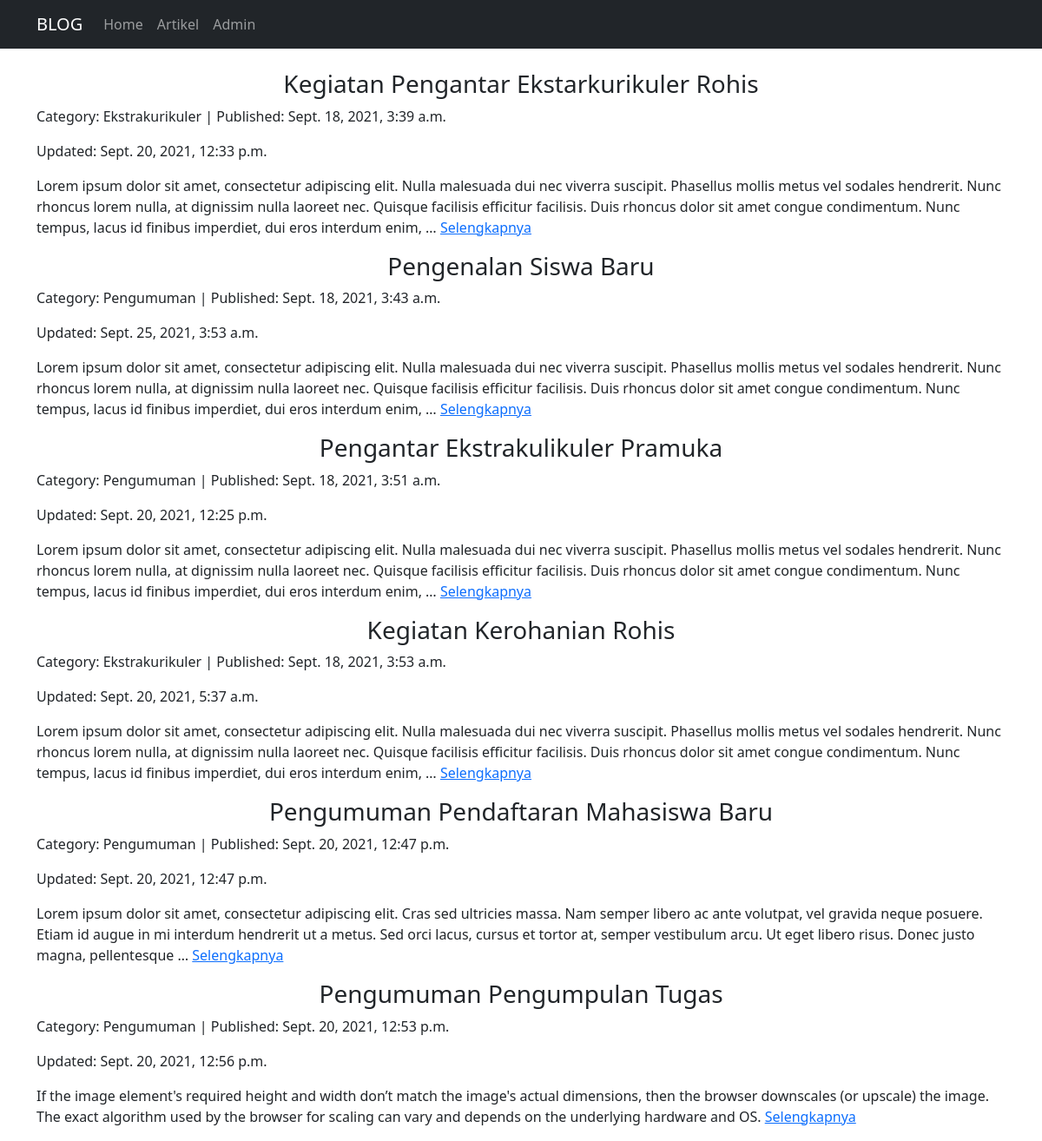
Page /artikel/ on the committed database.
### artikel/models.py (models this page shows, shortened)
class Artikel(models.Model):
    judul    = models.CharField(max_length= 255)
    isi      = models.TextField()
    KATEGORI = [
        ('Jurnal', 'Jurnal'),
        ('Berita', 'Berita'),
        ('Pengumuman', 'Pengumuman'),
        ('Ekstrakurikuler', 'Ekstrakurikuler'),
    ]
    kategori = models.CharField(max_length= 20, choices= KATEGORI)
    published = models.DateTimeField(auto_now_add=True)
    updated = models.DateTimeField(auto_now=True)
    slug = models.SlugField(blank=True, editable=False)
    image = models.ImageField(null=True, blank=True)

### artikel/views.py (the view)
# urls.py: path('', ArtikelListView.as_view(), name='list'),
class ArtikelListView(ListView):
    model = Artikel
    template_name = "artikel/artikel_list.html"
    context_object_name = 'artikel_list'

### artikel/templates/artikel/artikel_list.html (shortened to what this page needs)
{% extends 'base.html' %}
{% load static %}
{% block contents %}
{% for artikel in artikel_list %}
    <h3 style="justify-self: center">{{ artikel.judul }}</h3>
    <p>Category: {{ artikel.kategori }} | Published: {{ artikel.published }}</p>
    <p>Updated: {{ artikel.updated }}</p>
    <p>{{ artikel.isi|truncatewords:50 }} <a href="{% url 'artikel:detail' artikel.slug %}"> Selengkapnya</a></p>
{% endfor %}
{% endblock contents %}

### templates/base.html (shortened to what this page needs)
{% load static %}
<html>
    <head>
        {% include 'snippets/styles.html' %}
    </head>
    <body>
        {% include 'snippets/navbar.html' %}
        <div class="container" style='margin-top: 80px'>
            {% block contents %}
            {% endblock contents %}
        </div>
    </body>
</html>

### templates/snippets/styles.html
{% load static %}
<link rel="stylesheet" type="text/css" href="{% static 'vendor/bootstrap/css/bootstrap.min.css' %}">

### templates/snippets/navbar.html (shortened to what this page needs)
 <nav class="navbar fixed-top navbar-expand-lg navbar-dark bg-dark">
        <div class="container">
            <a class="navbar-brand" href="{% url 'home' %}">BLOG</a>
            <div class="collapse navbar-collapse" id="navbarNavDropdown">
            <ul class="navbar-nav">
                <li class="nav-item">
                <a class="nav-link" aria-current="page" href="{% url 'home' %}">Home</a>
                </li>
                <li class="nav-item">
                <a class="nav-link" href="{% url 'artikel:list' %}">Artikel</a>
                </li>
                 <li class="nav-item">
                <a class="nav-link" href="/admin">Admin</a>
                </li>
            </ul>
            </div>
        </div>
        </nav>

### templates/snippets/scripts.html (shortened to what this page needs)
{% load static %}

### rows in the picture
Artikel: judul "Kegiatan Pengantar Ekstarkurikuler Rohis", kategori "Ekstrakurikuler", published "Sept. 18, 2021, 3:39 a.m.", updated "Sept. 20, 2021, 12:33 p.m.", isi "Lorem ipsum dolor sit amet, consectetur adipiscing elit. Nulla malesuada dui nec viverra suscipit. Phasellus mollis metus vel sodales hendrerit. Nunc rhoncus lorem nulla, at dignissim nulla laoreet nec. Quisque facilisis efficitur facilisis. Duis rhoncus dolor sit amet congue condimentum. Nunc tempus, lacus id finibus imperdiet, dui eros interdum enim, …"
Artikel: judul "Pengenalan Siswa Baru", kategori "Pengumuman", published "Sept. 18, 2021, 3:43 a.m.", updated "Sept. 25, 2021, 3:53 a.m.", isi "Lorem ipsum dolor sit amet, consectetur adipiscing elit. Nulla malesuada dui nec viverra suscipit. Phasellus mollis metus vel sodales hendrerit. Nunc rhoncus lorem nulla, at dignissim nulla laoreet nec. Quisque facilisis efficitur facilisis. Duis rhoncus dolor sit amet congue condimentum. Nunc tempus, lacus id finibus imperdiet, dui eros interdum enim, …"
Artikel: judul "Pengantar Ekstrakulikuler Pramuka", kategori "Pengumuman", published "Sept. 18, 2021, 3:51 a.m.", updated "Sept. 20, 2021, 12:25 p.m.", isi "Lorem ipsum dolor sit amet, consectetur adipiscing elit. Nulla malesuada dui nec viverra suscipit. Phasellus mollis metus vel sodales hendrerit. Nunc rhoncus lorem nulla, at dignissim nulla laoreet nec. Quisque facilisis efficitur facilisis. Duis rhoncus dolor sit amet congue condimentum. Nunc tempus, lacus id finibus imperdiet, dui eros interdum enim, …"
Artikel: judul "Kegiatan Kerohanian Rohis", kategori "Ekstrakurikuler", published "Sept. 18, 2021, 3:53 a.m.", updated "Sept. 20, 2021, 5:37 a.m.", isi "Lorem ipsum dolor sit amet, consectetur adipiscing elit. Nulla malesuada dui nec viverra suscipit. Phasellus mollis metus vel sodales hendrerit. Nunc rhoncus lorem nulla, at dignissim nulla laoreet nec. Quisque facilisis efficitur facilisis. Duis rhoncus dolor sit amet congue condimentum. Nunc tempus, lacus id finibus imperdiet, dui eros interdum enim, …"
Artikel: judul "Pengumuman Pendaftaran Mahasiswa Baru", kategori "Pengumuman", published "Sept. 20, 2021, 12:47 p.m.", updated "Sept. 20, 2021, 12:47 p.m.", isi "Lorem ipsum dolor sit amet, consectetur adipiscing elit. Cras sed ultricies massa. Nam semper libero ac ante volutpat, vel gravida neque posuere. Etiam id augue in mi interdum hendrerit ut a metus. Sed orci lacus, cursus et tortor at, semper vestibulum arcu. Ut eget libero risus. Donec justo magna, pellentesque …"
Artikel: judul "Pengumuman Pengumpulan Tugas", kategori "Pengumuman", published "Sept. 20, 2021, 12:53 p.m.", updated "Sept. 20, 2021, 12:56 p.m.", isi "If the image element's required height and width don’t match the image's actual dimensions, then the browser downscales (or upscale) the image. The exact algorithm used by the browser for scaling can vary and depends on the underlying hardware and OS."
